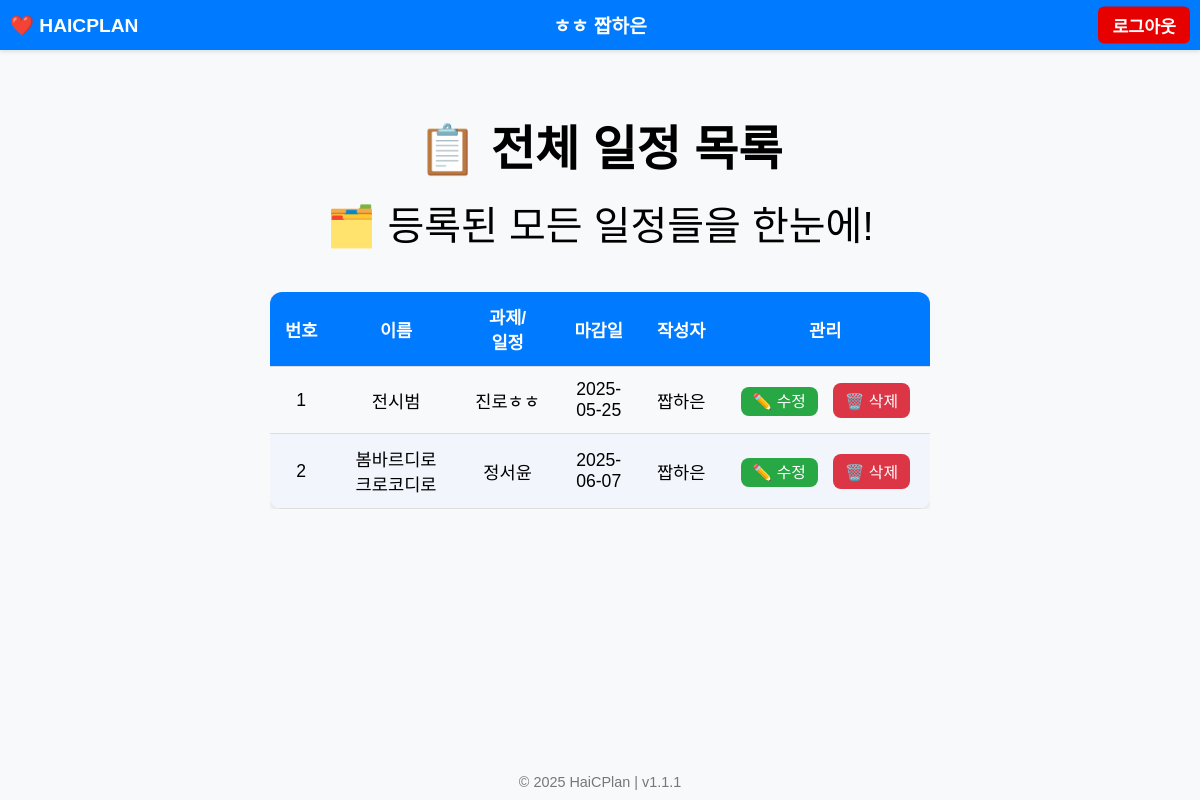
Page /view (signed in) on the committed database.
### tables this page shows
CREATE TABLE schedules(
id INTEGER PRIMARY KEY AUTOINCREMENT,
name TEXT,
task TEXT,
deadline TEXT,
username TEXT
);

### app.py (the view)
@app.route('/view')
def view():
    if 'username' not in session:
        return redirect(url_for('login'))
    conn = sqlite3.connect('data.db')
    cursor = conn.cursor()
    if session['role'] == 'admin':
        cursor.execute("SELECT id, name, task, deadline, username FROM schedules")
    else:
        cursor.execute("SELECT id, name, task, deadline, username FROM schedules WHERE username=?", (session['username'],))
    schedules = cursor.fetchall()
    conn.close()
    return render_template('view.html', schedules=schedules, role=session['role'])

### templates/view.html (shortened to what this page needs)
{% extends "base.html" %}
{% block content %}
<div class="view-container">
    <h1>📋 전체 일정 목록</h1>
    <div class="emoji">🗂️ 등록된 모든 일정들을 한눈에!</div>
    <div class="table-wrapper">
        <table>
            <thead>
                <tr>
                    <th>번호</th>
                    <th>이름</th>
                    <th>과제/일정</th>
                    <th>마감일</th>
                    <th>작성자</th>
                    <th>관리</th>
                </tr>
            </thead>
            <tbody>
                {% for id, name, task, deadline, username in schedules %}
                <tr>
                    <td>{{ loop.index }}</td>
                    <td>{{ name }}</td>
                    <td>{{ task }}</td>
                    <td>{{ deadline }}</td>
                    <td>{{ username }}</td>
                    <td class="actions">
                        <a href="{{ url_for('edit', id=id) }}">✏️ 수정</a>
                        <form action="{{ url_for('delete', id=id) }}" method="POST" style="display:inline;">
                            <button type="submit" onclick="return confirm('정말 삭제하시겠습니까?');">🗑️ 삭제</button>
                        </form>
                    </td>
                </tr>
                {% endfor %}
            </tbody>
        </table>
    </div>
</div>
{% endblock %}

### static/css/base.css (style rules this page uses)
body { font-family: 'Arial', sans-serif; background-color: #f8f9fa; margin: 0; padding: 0; min-height: 100vh; display: flex; flex-direction: column; align-items: center; }

### templates/view.html (style rules this page uses)
.view-container { max-width: 900px; margin: 40px auto; padding: 0 20px; text-align: center; }
h1 { font-size: 3em; margin-bottom: 0.3em; }
.emoji { font-size: 2.5em; margin-bottom: 1em; }
.table-wrapper { display: flex; justify-content: center; overflow-x: auto; }
table { width: 100%; table-layout: auto; border-collapse: collapse; box-shadow: 0 4px 10px rgba(0, 0, 0, 0.1); border-radius: 12px; overflow: hidden; margin: 0 auto; }
th, td { padding: 12px 15px; word-break: keep-all; border-bottom: 1px solid #ddd; font-size: 1.1em; }
th { background-color: #007bff; color: white; text-align: center; }
tr:nth-child(even) { background-color: #f2f6fc; }
td.actions { text-align: center; white-space: nowrap; }
td.actions a, td.actions form button { margin: 0 5px; padding: 6px 12px; font-size: 0.9em; border-radius: 8px; border: none; cursor: pointer; transition: background-color 0.3s; text-decoration: none; }
td.actions a { background-color: #28a745; color: white; }
td.actions form button { background-color: #dc3545; color: white; }

### rows in the picture
schedules: name "전시범", task "진로ㅎㅎ", deadline "2025-05-25", username "짭하은"
schedules: name "봄바르디로 크로코디로", task "정서윤", deadline "2025-06-07", username "짭하은"

### other values in the picture
{{ session.get('emoji', '👤') }} "ㅎㅎ"
{{ session['username'] }} "짭하은"
